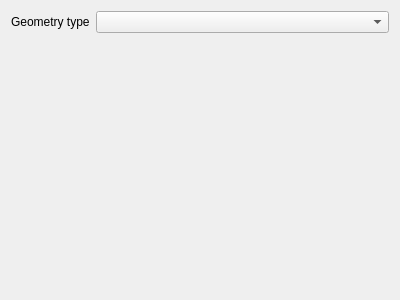
<?xml version="1.0" encoding="UTF-8"?>
<ui version="4.0">
 <class>GeometryGeneratorWidgetBase</class>
 <widget class="QWidget" name="GeometryGeneratorWidgetBase">
  <property name="geometry">
   <rect>
    <x>0</x>
    <y>0</y>
    <width>400</width>
    <height>300</height>
   </rect>
  </property>
  <property name="windowTitle">
   <string>Form</string>
  </property>
  <layout class="QGridLayout" name="gridLayout">
   <item row="1" column="0" colspan="2">
    <widget class="QgsExpressionLineEdit" name="modificationExpressionSelector" native="true"/>
   </item>
   <item row="0" column="1">
    <widget class="QComboBox" name="cbxGeometryType"/>
   </item>
   <item row="0" column="0">
    <widget class="QLabel" name="label">
     <property name="sizePolicy">
      <sizepolicy hsizetype="Maximum" vsizetype="Preferred">
       <horstretch>0</horstretch>
       <verstretch>0</verstretch>
      </sizepolicy>
     </property>
     <property name="text">
      <string>Geometry type</string>
     </property>
    </widget>
   </item>
  </layout>
 </widget>
 <customwidgets>
  <customwidget>
   <class>QgsExpressionLineEdit</class>
   <extends>QWidget</extends>
   <header>qgsexpressionlineedit.h</header>
   <container>1</container>
  </customwidget>
 </customwidgets>
 <resources/>
 <connections/>
</ui>
